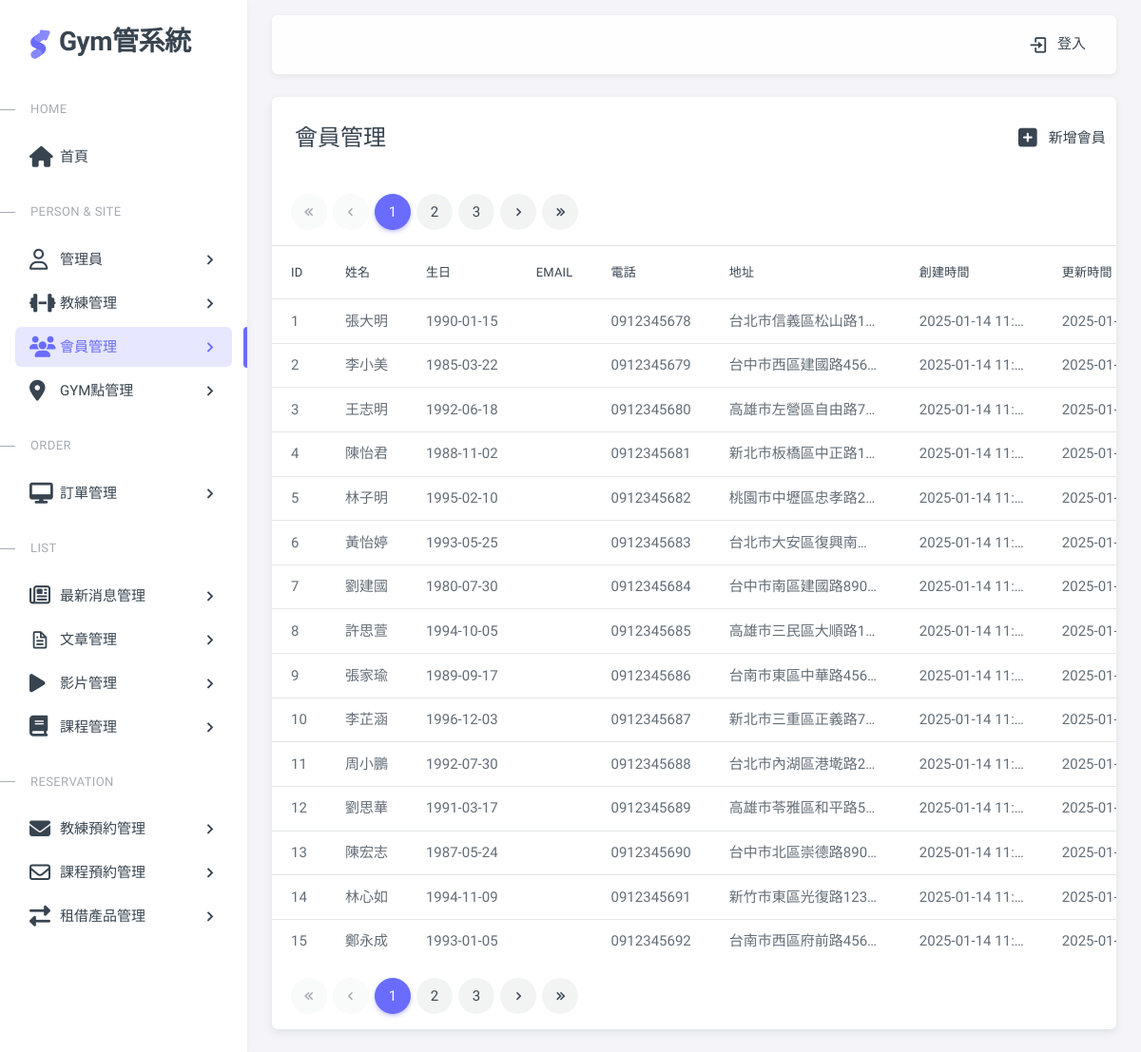
Page /pages/gymMember.php on the committed database.
### tables this page shows
CREATE TABLE member_basic (
    member_id INT AUTO_INCREMENT PRIMARY KEY,
     member_name VARCHAR(100),
    birthday DATE,
    gender ENUM('male', 'female'),
    phone VARCHAR(20),
    address VARCHAR(255),
    created_at TIMESTAMP DEFAULT CURRENT_TIMESTAMP,
    updated_at TIMESTAMP DEFAULT CURRENT_TIMESTAMP ON UPDATE CURRENT_TIMESTAMP
);

### pages/gymMember.php (the view, shortened to what this page needs)
<?php require __DIR__ . "/includes/init.php"; ?>
<?php
$perPage = 15;
$page = isset($_GET["page"]) ? intval($_GET["page"]) : 1;
$t_sql = "SELECT count(*) FROM member_basic ";
$totalRows = $pdo->query($t_sql)->fetch(PDO::FETCH_NUM)[0];
if ($totalRows > 0) {
    $sql = sprintf("SELECT member_basic.*, member_auth.email
FROM member_basic LEFT JOIN member_auth ON member_basic.member_id =member_auth.member_id LIMIT %s,%s", ($page - 1) * $perPage, $perPage);
    $rows = $pdo->query($sql)->fetchAll();
};
$totalPages = ceil($totalRows / $perPage);
?>
<?php include __DIR__ . '/includes/html-header.php'; ?>
<?php include __DIR__ . '/includes/html-sidebar.php'; ?>
<?php include __DIR__ . '/includes/html-layout-navbar.php'; ?>
<?php include __DIR__ . '/includes/html-content wrapper-start.php'; ?>
<div class="card">
    <div class="row">
        <div class="col-10">
            <h4 class="card-header">會員管理</h4>
        </div>
        <div class="col-2 card-header d-flex align-items-center justify-content-center">
            <a href="gymMember-add.php" class="nav-link">
                <span class="d-none d-sm-block">
                    <i class="fa-solid fa-square-plus fa-xl mx-3"></i>新增會員</span>
            </a>
        </div>
    </div>
    <div class="row">
        <div class="col-lg-12 mx-5">
            <div class="demo-inline-spacing">
                <nav aria-label="Page navigation ">
                    <ul class="pagination">
                        <li class="page-item first" <?= $page == 1 ? 'disabled' : '' ?>>
                            <a class="page-link" href="?page=1"><i class="tf-icon bx bx-chevrons-left bx-sm"></i></a>
                        </li>
                        <li class="page-item prev <?= $page == 1 ? 'disabled' : '' ?>">
                            <a class="page-link" href="?page=<?= $page - 1 ?>">
                                <i class="tf-icon bx bx-chevron-left bx-sm"></i>
                            </a>
                        </li>
                        <?php for ($i = 1; $i <= $totalPages; $i++):
                            $qs = array_filter($_GET);
                            $qs['page'] = $i ?>
                            <li class="page-item <?= $page == $i ? 'active' : '' ?> ">
                                <a class="page-link" href="?<?= http_build_query($qs) ?>"><?= $i ?></a>
                            </li>
                        <?php endfor; ?>
                        <li class="page-item next <?= $page == $totalPages ? 'disabled' : '' ?>">
                            <a class="page-link" href="?page=<?= $page + 1 ?>"><i class="tf-icon bx bx-chevron-right bx-sm"></i></a>
                        </li>
                        <li class="page-item last" <?= $page == $totalPages ? 'disabled' : '' ?>>
                            <a class="page-link" href="?page=<?= $totalPages ?>"><i class="tf-icon bx bx-chevrons-right bx-sm"></i></a>
                        </li>
                    </ul>
                </nav>
            </div>
        </div>
    </div>
    <div class="table-responsive text-nowrap">
        <table class="table table-hover">
            <thead>
                <tr>
                    <th>ID</th>
                    <th>姓名</th>
                    <th>生日</th>
                    <th>email</th>
                    <th>電話</th>
                    <th>地址</th>
                    <th>創建時間</th>
                    <th>更新時間</th>
                </tr>
            </thead>
            <tbody class="table-border-bottom-0">
                <?php foreach ($rows as $v): ?>
                    <tr>
                        <td><?= $v['member_id'] ?></td>
                        <td style="max-width: 120px" title="<?= $v['member_name'] ?>">
                            <?= $v['member_name'] ?>
                        </td>
                        <td style="max-width: 120px" title="<?= $v['birthday'] ?>">
                            <?= $v['birthday'] ?>
                        </td>
                        <td title="<?= htmlentities($v['email']) ?>">
                        </td>
                        <td style="max-width: 150px" title="<?= $v['phone'] ?>">
                            <?= $v['phone'] ?>
                        </td>
                        <td style="max-width: 200px" title="<?= htmlentities($v['address']) ?>">
                            <?= htmlentities($v['address']) ?>
                        </td>
                        <td style="max-width: 150px" title="<?= $v['created_at'] ?>">
                            <?= $v['created_at'] ?></td>
                        <td style="max-width: 150px" title="<?= $v['updated_at'] ?>">
                            <?= $v['updated_at'] ?>
                        </td>
                    </tr>
                <?php endforeach; ?>
            </tbody>
        </table>
    </div>
    <div class="row">
        <div class="col-lg-12 mx-5">
            <div class="demo-inline-spacing">
                <nav aria-label="Page navigation ">
                    <ul class="pagination">
                        <li class="page-item first" <?= $page == 1 ? 'disabled' : '' ?>>
                            <a class="page-link" href="?page=1"><i class="tf-icon bx bx-chevrons-left bx-sm"></i></a>
                        </li>
                        <li class="page-item prev <?= $page == 1 ? 'disabled' : '' ?>">
                            <a class="page-link" href="?page=<?= $page - 1 ?>">
                                <i class="tf-icon bx bx-chevron-left bx-sm"></i>
                            </a>
                        </li>
                        <?php for ($i = 1; $i <= $totalPages; $i++):
                            $qs = array_filter($_GET);
                            $qs['page'] = $i ?>
                            <li class="page-item <?= $page == $i ? 'active' : '' ?> ">
                                <a class="page-link" href="?<?= http_build_query($qs) ?>"><?= $i ?></a>
                            </li>
                        <?php endfor; ?>
                        <li class="page-item next <?= $page == $totalPages ? 'disabled' : '' ?>">
                            <a class="page-link" href="?page=<?= $page + 1 ?>"><i class="tf-icon bx bx-chevron-right bx-sm"></i></a>
                        </li>
                        <li class="page-item last" <?= $page == $totalPages ? 'disabled' : '' ?>>
                            <a class="page-link" href="?page=<?= $totalPages ?>"><i class="tf-icon bx bx-chevrons-right bx-sm"></i></a>
                        </li>
                    </ul>
                </nav>
            </div>
        </div>
    </div>
</div>
<?php include __DIR__ . '/includes/html-content wrapper-end.php'; ?>
<?php include __DIR__ . '/includes/html-footer.php'; ?>

### assets/css/demo.css (style rules this page uses)
.demo-inline-spacing > * { margin: 1rem 0.375rem 0 0 !important; }

### pages/gymMember.php (style rules this page uses)
td { overflow: hidden; text-overflow: ellipsis; white-space: nowrap; }

### rows in the picture
member_basic: member_id "1", member_name "張大明", birthday "1990-01-15", phone "0912345678", address "台北市信義區松山路1…", created_at "2025-01-14 11…", updated_at "2025-01-14 11…"
member_basic: member_id "2", member_name "李小美", birthday "1985-03-22", phone "0912345679", address "台中市西區建國路456號", created_at "2025-01-14 11…", updated_at "2025-01-14 11…"
member_basic: member_id "3", member_name "王志明", birthday "1992-06-18", phone "0912345680", address "高雄市左營區自由路7…", created_at "2025-01-14 11…", updated_at "2025-01-14 11…"
member_basic: member_id "4", member_name "陳怡君", birthday "1988-11-02", phone "0912345681", address "新北市板橋區中正路1…", created_at "2025-01-14 11…", updated_at "2025-01-14 11…"
member_basic: member_id "5", member_name "林子明", birthday "1995-02-10", phone "0912345682", address "桃園市中壢區忠孝路2…", created_at "2025-01-14 11…", updated_at "2025-01-14 11…"
member_basic: member_id "6", member_name "黃怡婷", birthday "1993-05-25", phone "0912345683", address "台北市大安區復興南…", created_at "2025-01-14 11…", updated_at "2025-01-14 11…"
member_basic: member_id "7", member_name "劉建國", birthday "1980-07-30", phone "0912345684", address "台中市南區建國路890號", created_at "2025-01-14 11…", updated_at "2025-01-14 11…"
member_basic: member_id "8", member_name "許思萱", birthday "1994-10-05", phone "0912345685", address "高雄市三民區大順路1…", created_at "2025-01-14 11…", updated_at "2025-01-14 11…"
member_basic: member_id "9", member_name "張家瑜", birthday "1989-09-17", phone "0912345686", address "台南市東區中華路456號", created_at "2025-01-14 11…", updated_at "2025-01-14 11…"
member_basic: member_id "10", member_name "李芷涵", birthday "1996-12-03", phone "0912345687", address "新北市三重區正義路7…", created_at "2025-01-14 11…", updated_at "2025-01-14 11…"
member_basic: member_id "11", member_name "周小鵬", birthday "1992-07-30", phone "0912345688", address "台北市內湖區港墘路2…", created_at "2025-01-14 11…", updated_at "2025-01-14 11…"
member_basic: member_id "12", member_name "劉思華", birthday "1991-03-17", phone "0912345689", address "高雄市苓雅區和平路5…", created_at "2025-01-14 11…", updated_at "2025-01-14 11…"
member_basic: member_id "13", member_name "陳宏志", birthday "1987-05-24", phone "0912345690", address "台中市北區崇德路890號", created_at "2025-01-14 11…", updated_at "2025-01-14 11…"
member_basic: member_id "14", member_name "林心如", birthday "1994-11-09", phone "0912345691", address "新竹市東區光復路123號", created_at "2025-01-14 11…", updated_at "2025-01-14 11…"
member_basic: member_id "15", member_name "鄭永成", birthday "1993-01-05", phone "0912345692", address "台南市西區府前路456號", created_at "2025-01-14 11…", updated_at "2025-01-14 11…"
